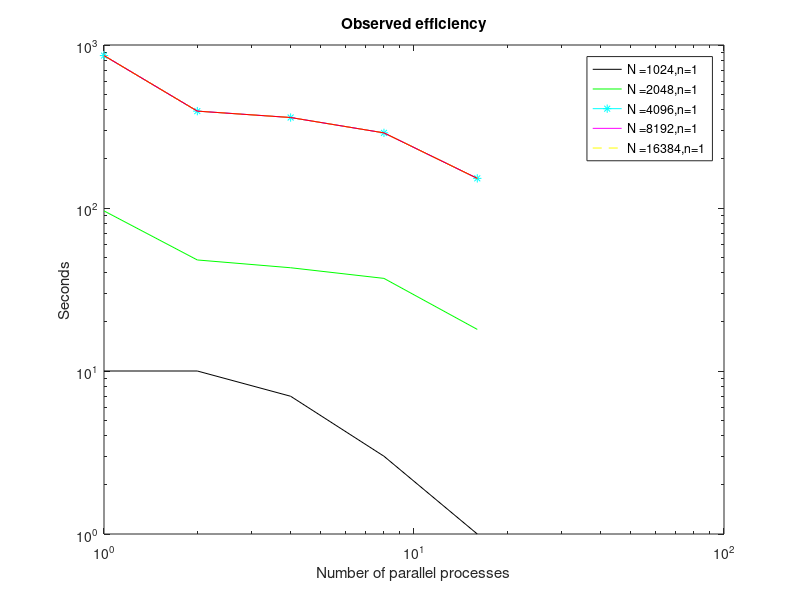

Write MATLAB code to recreate this figure.
%performance study
a = [1,2,4,8,16];%ppn
n = [10,10,7,3,1];
n1 = [96,48,43,37,18];
n2 = [861,393,359,289,152];
n3 = [861,393,359,289,152];
n4 = [861,393,359,289,152];
n5 = [861,393,359,289,152];
figure(1)
loglog(a,n,'k-',a,n1,'g',a,n2,'c-*',a,n3,'m-',a,n4,'y--',a,n5,'r-')
legend('N =1024,n=1','N =2048,n=1','N =4096,n=1','N =8192,n=1','N =16384,n=1')
xlabel('Number of parallel processes')
ylabel('Seconds')
title('Observed efficiency')
